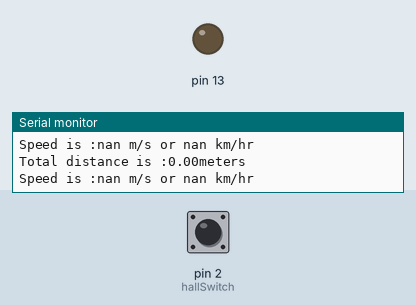
A sketch run on a simulated Arduino Uno, built with avr-gcc and run on an emulated ATmega328P. Parts: output pins drawn as LEDs (lit = HIGH), the last lines printed to the serial monitor. Dashed ring = blinking. The inputs (shaded band) are chosen by the test bench; at power-on: pin 2 (hallSwitch) HIGH.

Above: at 1.2 s.
1.3 s: pin 2 (hallSwitch) pulled LOW for 0.15 s
At 1.4 s:
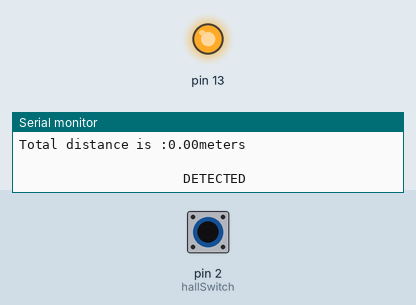
2.9 s: pin 2 (hallSwitch) pulled LOW for 1 s
At 4.8 s:
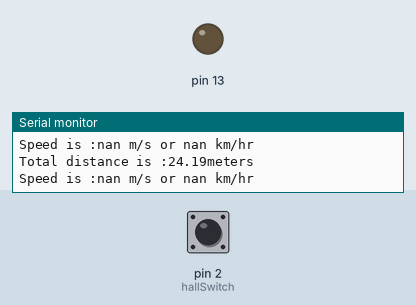
6.9 s: pin 2 (hallSwitch) pulsed LOW 2 times (0.12 s each, 0.3 s apart)
At 6.97 s:
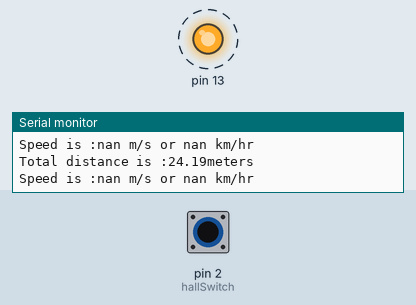
10.5 s: pin 2 (hallSwitch) driven LOW
At 11.7 s:
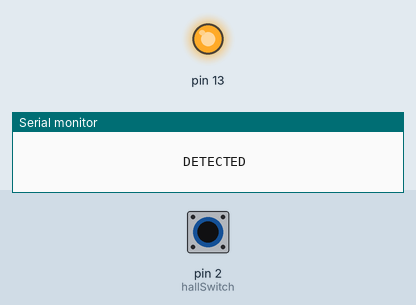
13.5 s: pin 2 (hallSwitch) driven HIGH
At 14.1 s:
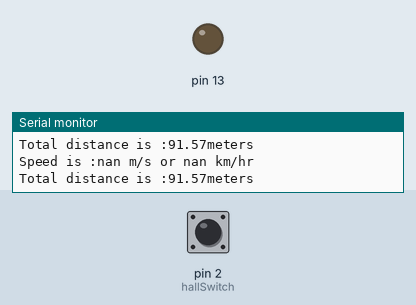
Timing chart, 0 to 16.5 s (numbered marks = the images above; inputs shaded):
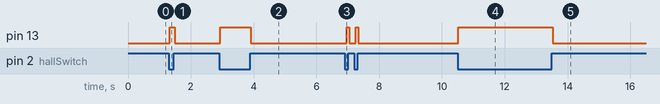

The sketch:

speedometerFinal.ino
```cpp
/*
 * facing sensor:
 * LEFT:+5V
 * RIGHT:OUTPUT
 * MIDDLE:GROUND
 * pull up resistor between +5V and GND
 */
const int hallSwitch=2;
const double radius=0.275;//meters
const double pi=3.1415;
double distance=0;
float speedMps;
long rpm=0;
unsigned int revolutions=0;
unsigned long currentTime,previousTime=0;
int sensorState;
void setup() {
  // put your setup code here, to run once:
  pinMode(hallSwitch,INPUT);
  pinMode(13,OUTPUT);
  Serial.begin(9600);
}

void loop() {
  // put your main code here, to run repeatedly:
  sensorState=digitalRead(hallSwitch);
  currentTime=millis();
  unsigned long elapsedTime=currentTime-previousTime;
  if(sensorState==0)
     digitalWrite(13,HIGH);
     else
      digitalWrite(13,LOW);
  if(elapsedTime>10){     //consider sensorState only if more than half second has passed
    if(sensorState==0){   //if magnet is detected
      revolutions++;

      Serial.println("                                                                    DETECTED");
    }
    previousTime=currentTime;
  }
  else{
  speedMps=(float)(2*pi*radius*revolutions)/(float)elapsedTime;
  distance=distance+(float)(2*pi*radius*revolutions);
  revolutions=0;
  Serial.print("Speed is :");
  Serial.print(speedMps,4);
  Serial.print(" m/s or ");
  Serial.print((float)(speedMps*3.6),4);
  Serial.println(" km/hr");
  Serial.print("Total distance is :");
  Serial.print(distance);
  Serial.println("meters");

  }


}
```

Measured:
- after the input at 1.3 s, pin 13: LOW → HIGH at once, → LOW 0.16 s later
- after the input at 2.9 s, pin 13: LOW → HIGH at once, → LOW 0.97 s later
- after the input at 6.9 s, pin 13: alternates HIGH for 0.08 s and LOW for 0.20 s, 4 changes in all, then stays LOW, starting after 0.07 s
- after the input at 10.5 s, pin 13: LOW → HIGH at once
- after the input at 13.5 s, pin 13: HIGH → LOW at once
